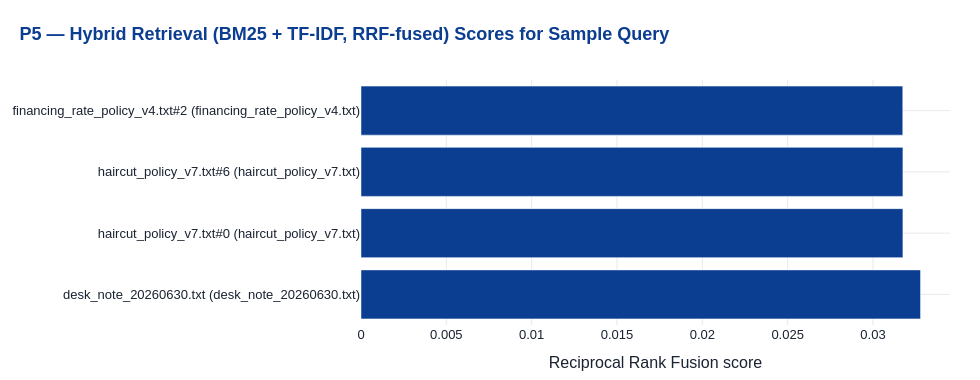

The notebook cell this image was saved under:
### Code cell
fig = go.Figure(go.Bar(
    x=[s for _, s in retrieved], y=[f"{d.doc_id}\n({d.source})" for d, _ in retrieved],
    orientation="h", marker_color="#0B3D91"))
apply_house_style(fig, "P5 — Hybrid Retrieval (BM25 + TF-IDF, RRF-fused) Scores for Sample Query", height=380)
fig.update_xaxes(title="Reciprocal Rank Fusion score")
save_figure(fig, "p5_retrieval_scores", "charts")
fig.show()

### Figure 1 — Plotly figure (JSON) as saved in the notebook; plotly's stock layout.template omitted (floating-point values rounded to 4 significant figures)
{"data": [{"marker": {"color": "#0B3D91"}, "orientation": "h", "type": "bar", "x": [0.03279, 0.03175, 0.03175, 0.03175], "y": ["desk_note_20260630.txt\n(desk_note_20260630.txt)", "haircut_policy_v7.txt#0\n(haircut_policy_v7.txt)", "haircut_policy_v7.txt#6\n(haircut_policy_v7.txt)", "financing_rate_policy_v4.txt#2\n(financing_rate_policy_v4.txt)"]}], "layout": {"colorway": ["#0B3D91", "#D62246", "#2E8B57", "#E8A33D", "#6A4C93", "#1B998B"], "font": {"color": "#1a2332", "family": "Helvetica, Arial, sans-serif", "size": 13}, "height": 380, "legend": {"orientation": "h", "x": 1, "xanchor": "right", "y": 1.02, "yanchor": "bottom"}, "margin": {"b": 50, "l": 60, "r": 30, "t": 80}, "paper_bgcolor": "white", "plot_bgcolor": "white", "title": {"font": {"color": "#0B3D91", "size": 18}, "text": "<b>P5 — Hybrid Retrieval (BM25 + TF-IDF, RRF-fused) Scores for Sample Query</b>", "x": 0.02, "xanchor": "left"}, "width": 980, "xaxis": {"gridcolor": "#e8e8ef", "showgrid": true, "title": {"text": "Reciprocal Rank Fusion score"}, "zeroline": false}, "yaxis": {"gridcolor": "#e8e8ef", "showgrid": true, "zeroline": false}}}
